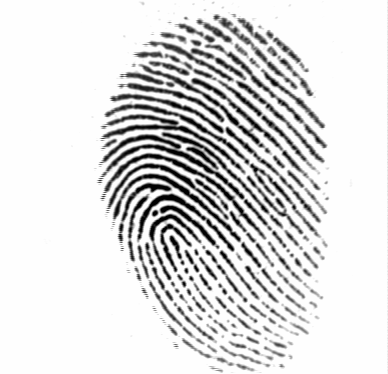
#> input picture server/temp/101_1.tif, 388 x 374 px
$ python preprocess.py 101_1.tif 101_2.tif
#> lines starting #> are read from the running program, lines starting #| are printed output that depends on the picture; after the words box and inside, x2 and y2 are one past the last pixel; in counts of white or black regions, pixels touching at a corner belong together
#> in extract, img is the input picture: shape (374, 388); min 1, max 254, mean 220.7
import cv2
import numpy as np
import pickle
import sys

class FeatureExtractor:
    def __init__(self):
        # Optimized ORB parameters
        self.orb = cv2.ORB_create(nfeatures=2000,
                                scaleFactor=1.2,
                                nlevels=8,
                                edgeThreshold=31,
                                patchSize=31)

    def preprocess(self, img):
        """Enhanced preprocessing pipeline"""
        # Normalization
        img = cv2.normalize(img, None, 0, 255, cv2.NORM_MINMAX)

        # CLAHE for contrast
        clahe = cv2.createCLAHE(clipLimit=2.0, tileGridSize=(16,16))
        enhanced = clahe.apply(img)
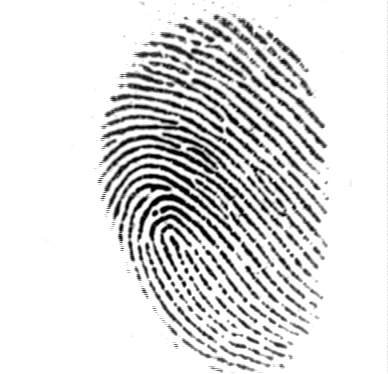
#> enhanced: shape (374, 388); min 1, max 255, mean 220.2

        # Adaptive thresholding
        binary = cv2.adaptiveThreshold(enhanced, 255,
                                     cv2.ADAPTIVE_THRESH_GAUSSIAN_C,
                                     cv2.THRESH_BINARY_INV, 21, 2)
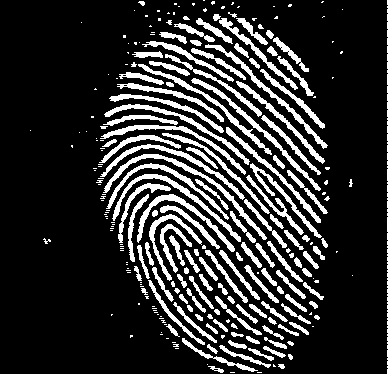
#> binary: shape (374, 388); 18.5% white; 324 white regions (191 under 20 px), largest, box (x1, y1, x2, y2) and area: (103, 154, 267, 240) 913, (112, 174, 241, 242) 762, (191, 78, 321, 191) 751

        # Noise removal
        kernel = cv2.getStructuringElement(cv2.MORPH_ELLIPSE, (3,3))
        cleaned = cv2.morphologyEx(binary, cv2.MORPH_OPEN, kernel, iterations=2)
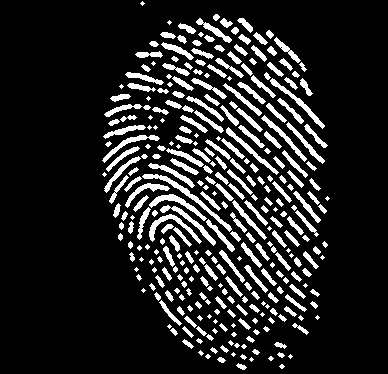
#> cleaned: shape (374, 388); 14% white; 317 white regions (72 under 20 px), largest, box (x1, y1, x2, y2) and area: (142, 174, 232, 232) 479, (149, 214, 202, 244) 343, (149, 194, 207, 221) 337
        return cleaned

    def extract(self, img_path):
        """Extract features with comprehensive error handling"""
        try:
            img = cv2.imread(img_path, cv2.IMREAD_GRAYSCALE)
            if img is None:
                print(f"Error: Could not read image {img_path}")
                return None

            processed = self.preprocess(img)
            kp, des = self.orb.detectAndCompute(processed, None)
#> kp = 1763 keypoints; strongest (x, y, size): (181, 296, 37.2), (209, 253, 37.2), (304, 238, 37.2), (272, 250, 37.2)

            if des is None or len(des) < 10:
                print("Warning: Few features - trying fallback")
                kp, des = self.orb.detectAndCompute(img, None)
                if des is None:
                    return None

            # Serialize features
            features = {
                'keypoints': [(kp.pt, kp.size, kp.angle, kp.response, kp.octave, kp.class_id)
                            for kp in kp],
                'descriptors': des.tolist(),
                'image_shape': img.shape
            }
            return features

        except Exception as e:
            print(f"Error processing {img_path}: {str(e)}")
            return None

    def save_features(self, features, output_file):
        """Save features to file"""
        with open(output_file, 'wb') as f:
            pickle.dump(features, f)

if __name__ == "__main__":
    if len(sys.argv) != 3:
        print("Usage: python feature_extractor.py image_path output.pkl")
        sys.exit(1)

    extractor = FeatureExtractor()
    features = extractor.extract(sys.argv[1])
#> features = 3 items

    if features:
        extractor.save_features(features, sys.argv[2])
        print(f"✅ Success! Features saved to {sys.argv[2]}")
        print(f"Keypoints found: {len(features['keypoints'])}")
#| Keypoints found: 1763
    else:
        print("❌ Failed to extract features")
        sys.exit(1)
